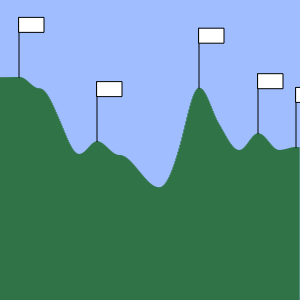
Frame 1 (no input)
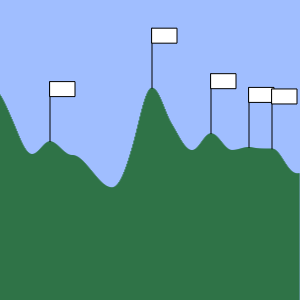
Frame 60 (no input)
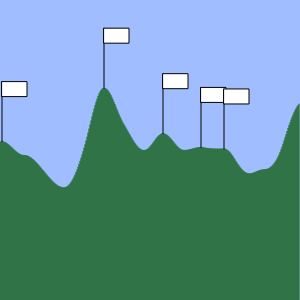
Frame 120 (the mouse pressed at the canvas centre since frame 60)

The p5.js sketch that drew these frames (run headless with seeded random() and noise() and a simulated clock; from frame 60 on, the mouse is pressed at the canvas centre):

// p5.js sketch
// ── sketch.js
// Exercises: Array
// Plant the Flag

// A bumpy "landscape" or terrain, 
// consisting of an array of height values, 
// has been provided to you. 
// Write code which searches through this array, 
// and draws "flags" on the peaks (i.e. local maxima).

//float terrain[];
terrain = [];


function placeFlagsOnTerrain() {
  // PLACE YOUR CODE HERE TO DETECT HILLS
  
  for (var i=1; i<(width-1); i++) {
    var yA = terrain[i - 1]; 
    var yB = terrain[i + 0];
    var yC = terrain[i + 1];

    if ((yA > yB) && (yC > yB)) { 
      drawFlag(i, yB); // We found a peak... draw a flag!
    }
  }
}

function drawFlag (flagx, flagy) {
  // For example...
  stroke (0, 0, 0); 
  line(flagx, flagy, flagx, flagy - 60);
  rect(flagx, flagy-60, 25, 15);
}

//----------------------------------------------------------------------
// There should be no reason for you to modify any code below this line: 
function setup() {
  createCanvas(300, 300);
}

function draw() {
  background(160, 190, 255);
  calculateTerrain();
  renderTerrain(); 
  placeFlagsOnTerrain();
}

function calculateTerrain() {
  noiseDetail(2,0.2); 
  noiseSeed(12345); 
  for (var i=0; i<width; i++) {
    var val = noise(i/40.0 + frameCount/50.0);
    var y = map(val, 0, 1, height*0.25, height*0.98); 
    terrain[i] = y;
  }
}

function renderTerrain() {
  stroke(10, 90, 10); 
  for (var i=0; i<width; i++) {
    var y = terrain[i]; 
    line (i, height, i, y);
  }
}
